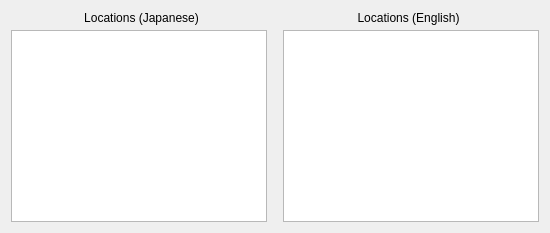
         <widget class="QWidget" name="locationsEditTab">
          <attribute name="title">
           <string>Locations</string>
          </attribute>
          <layout class="QHBoxLayout">
           <property name="spacing">
            <number>0</number>
           </property>
           <item>
            <layout class="QVBoxLayout">
             <property name="spacing">
              <number>5</number>
             </property>
             <item>
              <widget class="QLabel" name="locations_jaLabel2">
               <property name="text">
                <string>Locations (Japanese)</string>
               </property>
               <property name="alignment">
                <set>Qt::AlignCenter</set>
               </property>
              </widget>
             </item>
             <item>
              <layout class="QHBoxLayout">
               <property name="spacing">
                <number>0</number>
               </property>
               <item>
                <widget class="QTextEdit" name="locations_jaEdit"/>
               </item>
               <item>
                <spacer>
                 <property name="orientation">
                  <enum>Qt::Horizontal</enum>
                 </property>
                 <property name="sizeType">
                  <enum>QSizePolicy::Minimum</enum>
                 </property>
                 <property name="sizeHint" stdset="0">
                  <size>
                   <width>5</width>
                   <height>5</height>
                  </size>
                 </property>
                </spacer>
               </item>
              </layout>
             </item>
            </layout>
           </item>
           <item>
            <widget class="QWidget" name="locationsEditDivider" native="true">
             <property name="sizePolicy">
              <sizepolicy hsizetype="Preferred" vsizetype="Expanding">
               <horstretch>0</horstretch>
               <verstretch>0</verstretch>
              </sizepolicy>
             </property>
             <property name="minimumSize">
              <size>
               <width>6</width>
               <height>0</height>
              </size>
             </property>
            </widget>
           </item>
           <item>
            <layout class="QVBoxLayout">
             <property name="spacing">
              <number>5</number>
             </property>
             <item>
              <widget class="QLabel" name="locations_enLabel2">
               <property name="text">
                <string>Locations (English)</string>
               </property>
               <property name="alignment">
                <set>Qt::AlignCenter</set>
               </property>
              </widget>
             </item>
             <item>
              <layout class="QHBoxLayout">
               <property name="spacing">
                <number>0</number>
               </property>
               <item>
                <spacer>
                 <property name="orientation">
                  <enum>Qt::Horizontal</enum>
                 </property>
                 <property name="sizeType">
                  <enum>QSizePolicy::Minimum</enum>
                 </property>
                 <property name="sizeHint" stdset="0">
                  <size>
                   <width>5</width>
                   <height>5</height>
                  </size>
                 </property>
                </spacer>
               </item>
               <item>
                <widget class="QTextEdit" name="locations_enEdit"/>
               </item>
              </layout>
             </item>
            </layout>
           </item>
          </layout>
         </widget>
